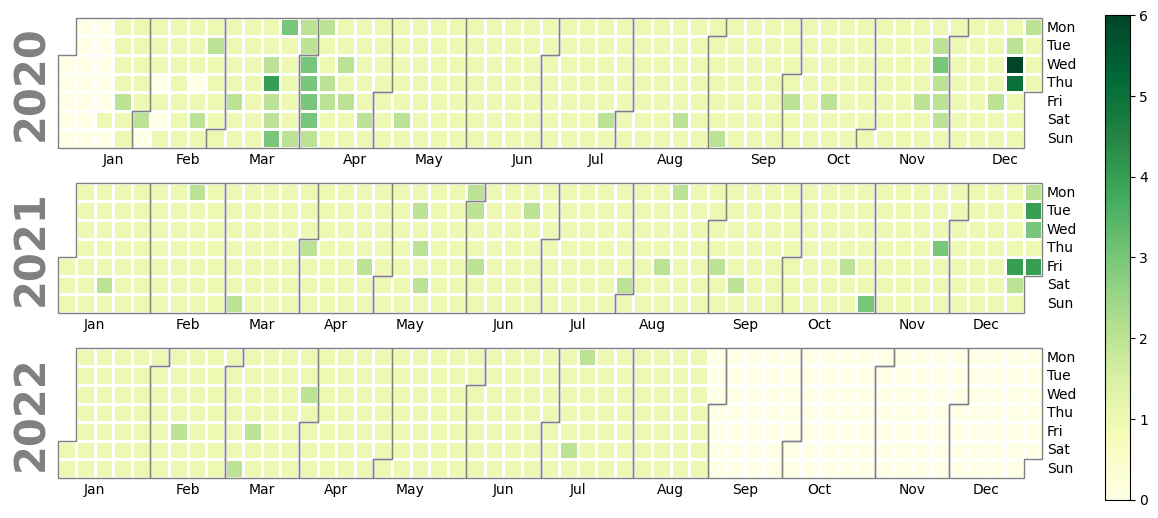

Source code (Python):
import pandas as pd
import calplot
import csv
import matplotlib.pyplot as plt

days = pd.date_range('1/1/2020', '12/31/2022', freq='D')
counts = [0 for i in range(len(days))]

with open("data/heatmap_data.csv", 'r', encoding="windows-1252") as file:
    reader = csv.reader(file)
    date_idx = None
    title_idx = None
    current_date = None
    ctr = 0
    for idx, line in enumerate(reader):
        if idx == 0:
            date_idx = line.index("Date")
            title_idx = line.index("Movie Watched")
            continue
        if current_date is None:
            current_date = line[date_idx]
        elif current_date != line[date_idx]:
            ctr += 1
            current_date = line[date_idx]
        if line[title_idx] != "":
            counts[ctr] += 1


days = pd.date_range('1/1/2020', '12/31/2022', freq='D')

events = pd.Series(counts, index=days)
fig, axes = calplot.calplot(events, cmap='YlGn')
fig.savefig("heatmap.png", bbox_inches="tight")
